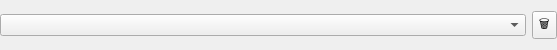
<?xml version="1.0" encoding="UTF-8"?>
<ui version="4.0">
 <class>GameSelector</class>
 <widget class="QWidget" name="GameSelector">
  <property name="geometry">
   <rect>
    <x>0</x>
    <y>0</y>
    <width>557</width>
    <height>40</height>
   </rect>
  </property>
  <property name="sizePolicy">
   <sizepolicy hsizetype="Expanding" vsizetype="Minimum">
    <horstretch>0</horstretch>
    <verstretch>0</verstretch>
   </sizepolicy>
  </property>
  <property name="maximumSize">
   <size>
    <width>16777215</width>
    <height>368</height>
   </size>
  </property>
  <property name="windowTitle">
   <string>Form</string>
  </property>
  <layout class="QHBoxLayout" name="horizontalLayout">
   <property name="leftMargin">
    <number>0</number>
   </property>
   <property name="rightMargin">
    <number>0</number>
   </property>
   <item>
    <widget class="QComboBox" name="comboBox"/>
   </item>
   <item>
    <widget class="QToolButton" name="toolButton_2">
     <property name="text">
      <string>🗑️</string>
     </property>
    </widget>
   </item>
  </layout>
 </widget>
 <resources/>
 <connections/>
</ui>
